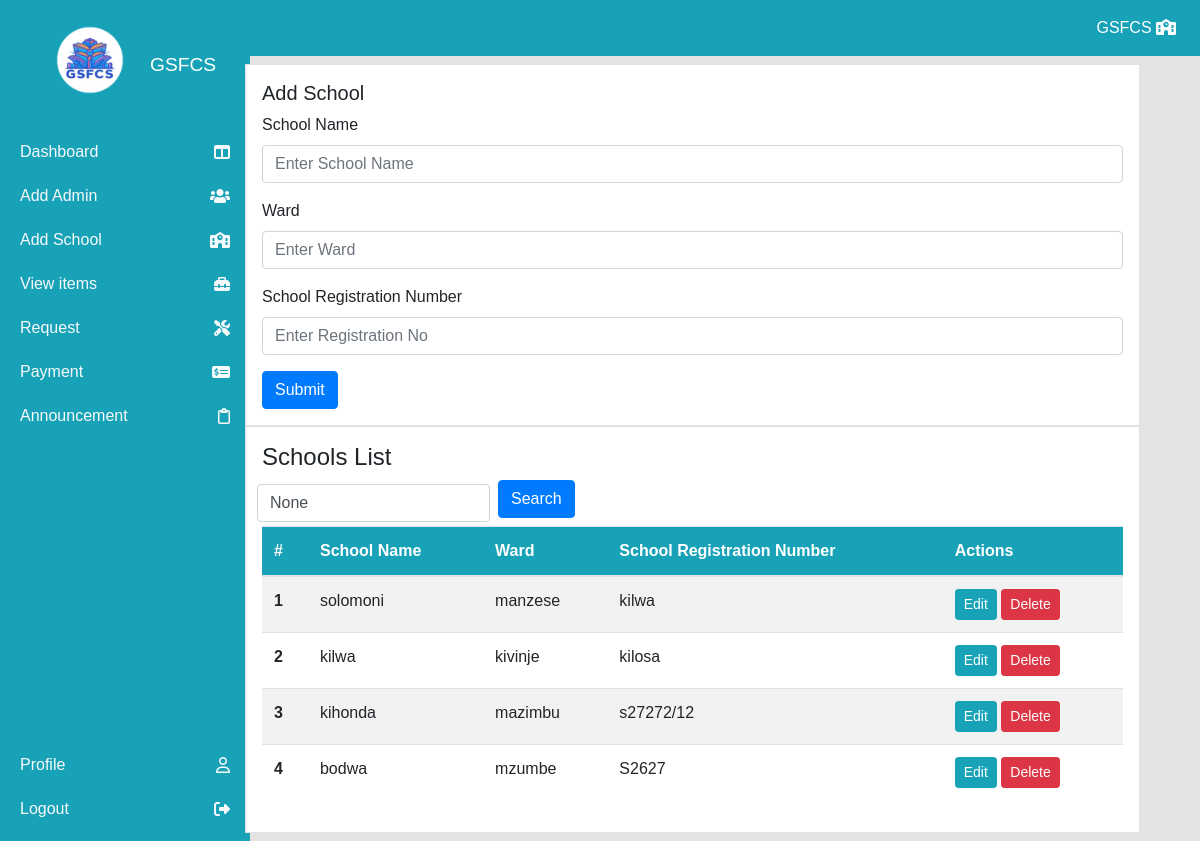
Page /addschool/ (signed in) on the committed database.
### school/models.py (models this page shows, shortened)
class DSchool(models.Model):
    DSchoolID = models.AutoField(primary_key=True)
    DSchoolName = models.CharField(max_length=100, unique=True)
    Ward = models.CharField(max_length=100, unique=True)
    Street = models.CharField(max_length=100, unique=True)

### school/views.py (the view)
# urls.py: path('addschool/', views.addschool, name='school-addschool'),
@login_required
def addschool(request):
    schools = DSchool.objects.all()
    schools_count = schools.count()
    if request.method == 'POST':
        form = DSchoolForm(request.POST)
        if form.is_valid():
            form.save()
            return redirect('school-addschool')
    else:
        form = DSchoolForm()
    q = request.GET.get('q')
    if q:
        schools = schools.filter(DSchoolName__icontains=q)
    context = {
        'form': form,
        'schools': schools,
        'search_query': q,
        'schools_count':schools_count,
    }
    return render(request, 'schooldash/addschool.html', context)

### school/forms.py
class DSchoolForm(forms.ModelForm):
    class Meta:
        model = DSchool
        fields = ['DSchoolName', 'Ward', 'Street']

### templates/schooldash/addschool.html (shortened to what this page needs)
{% extends 'partials/base.html' %}
{% block content %}
{% include 'partials/topnav.html' %}
<div class="container">
    <div class="row my-2">
        <div class="col-md-2"></div>
        <div class="col-md-10">
            <div class="border bg-white p-3">
                <h5>Add School</h5>
                <form method="post" enctype="multipart/form-data" class="form">
                    <div class="form-group">
                        <label for="{{ form.DSchoolName.id_for_label }}" class="form-label">School Name</label>
                        <input type="text" class="form-control" id="{{ form.DSchoolName.id_for_label }}" name="{{ form.DSchoolName.name }}" placeholder="Enter School Name">
                    </div>
                    <div class="form-group">
                        <label for="{{ form.Ward.id_for_label }}" class="form-label">Ward</label>
                        <input type="text" class="form-control" id="{{ form.Ward.id_for_label }}" name="{{ form.Ward.name }}" placeholder="Enter Ward">
                    </div>
                    <div class="form-group">
                        <label for="{{ form.Street.id_for_label }}" class="form-label">School Registration Number</label>
                        <input type="text" class="form-control" id="{{ form.Street.id_for_label }}" name="{{ form.Street.name }}" placeholder="Enter Registration No">
                    </div>
                    <button type="submit" class="btn btn-primary">Submit</button>
                </form>
            </div>
        </div>
        <div class="col-md-2"></div>
        <div class="col-md-10">
            <div class="border bg-white p-3">
                <h4>Schools List</h4>
                <div class="form-row align-items-center">
                    <form method="GET" action="{% url 'school-addschool' %}" class="form-inline my-2 my-lg-0">
                        <input class="form-control mr-sm-2" type="search" placeholder="Search" aria-label="Search" name="q" value="{{ search_query }}">
                        <button type="submit" class="btn btn-primary mb-2">Search</button>
                    </form>
                </div>
            <table class="table table-striped bg-white">
                <thead class="bg-info">
                    <tr class="text-white">
                        <th scope="col">#</th>
                        <th scope="col">School Name</th>
                        <th scope="col">Ward</th>
                        <th scope="col">School Registration Number</th>
                        <th scope="col">Actions</th>
                    </tr>
                </thead>
                <tbody>
                    {% for school in schools %}
                    <tr>
                        <th scope="row">{{ forloop.counter }}</th>
                        <td>{{ school.DSchoolName }}</td>
                        <td>{{ school.Ward }}</td>
                        <td>{{ school.Street }}</td>
                        <td>
                            <a class="btn btn-info btn-sm" href="{% url 'school-addschool-edit' school.pk %}">Edit</a>
                            <a class="btn btn-danger btn-sm" href="{% url 'school-addschool-delete' school.pk %}">Delete</a>
                        </td>
                    </tr>
                    {% endfor %}
                </tbody>
            </table>
        </div>
    </div>
</div>
{% endblock %}

### static/style.css (style rules this page uses)
body { background: rgb(230, 227, 227); }

### templates/partials/base.html (style rules this page uses)
body { margin: 0; padding: 0; font-family: Arial, sans-serif; }

### rows in the picture
DSchool: DSchoolName "solomoni", Ward "manzese", Street "kilwa"
DSchool: DSchoolName "kilwa", Ward "kivinje", Street "kilosa"
DSchool: DSchoolName "kihonda", Ward "mazimbu", Street "s27272/12"
DSchool: DSchoolName "bodwa", Ward "mzumbe", Street "S2627"
